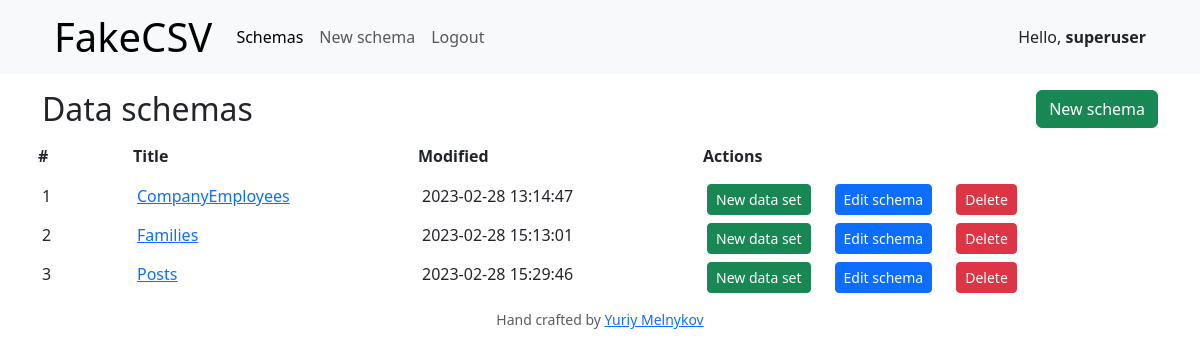
Screenshot of / (signed in) with the database file from the repository.
### generator/models.py (models this page shows, shortened)
class User(AbstractUser):
    def __str__(self):
        return self.username

class Schema(models.Model):
    name = models.CharField(max_length=128)
    owner = models.ForeignKey(settings.AUTH_USER_MODEL, on_delete=models.CASCADE)
    modified = models.DateTimeField(auto_now=True)
    DELIMITER_CHOICES = [
        (',', 'Comma (,)'),
        (';', 'Semicolon (;)'),
        (' ', 'Space ( )'),
        ('|', 'Pipe (|)'),
    ]
    delimiter = models.CharField(max_length=2, choices=DELIMITER_CHOICES, default=',', verbose_name='Column separator')
    CHARACTER_CHOICES = [
        ("'", "Single-quote (')"),
        ('"', 'Double-quote (")'),
    ]
    character = models.CharField(max_length=1, choices=CHARACTER_CHOICES, default='"', verbose_name='String character')

### generator/views.py (the view)
# urls.py: path("", views.index, name="index"),
def index(request):
    if request.user.is_authenticated:
        queryset = Schema.objects.filter(owner=request.user).order_by('modified')
        schemas = list(enumerate(list(queryset), start=1))
        return render(request, 'generator/schemas.html', {
            'schemas': schemas
        })
    else:
        return render(request, 'generator/login.html')

### generator/templates/generator/schemas.html (shortened to what this page needs)
{% extends 'generator/layout.html' %}
{% block main %}
<div class="d-flex justify-content-between">
    <div>
        <h2>Data schemas</h2>
    </div>
    <div>
        <a class="btn btn-success" href="{% url 'create_schema' %}" role="button">New schema</a>
    </div>
</div>
<div class="row mb-2">
    <div class="col-1 p-2 fw-bolder">#</div>
    <div class="col-3 p-2 fw-bolder">Title</div>
    <div class="col-3 p-2 fw-bolder">Modified</div>
    <div class="col-auto p-2 fw-bolder">Actions</div>
</div>
{% if schemas %}
{% for schema in schemas %}
<div class="row mb-2">
    <div class="col-1">{{ schema.0 }}</div>
    <div class="col-3"><a href="/create_dataset?schema_id={{ schema.1.id }}"> {{ schema.1.name }}</a></div>
    <div class="col-3">{{ schema.1.modified|date:"Y-m-d H:i:s" }}</div>
    <div class="col-auto">
        <a class="btn btn-success btn-sm" href="/create_dataset?schema_id={{ schema.1.id }}" role="button">New data set</a>
    </div>
    <div class="col-auto">
        <a class="btn btn-primary btn-sm" href="/update_schema?schema_id={{ schema.1.id }}" role="button">Edit schema</a>
    </div>
    <div class="col-auto">
        <form action="{% url 'delete_schema' %}" method="post">
            <button class="btn btn-danger btn-sm" type="submit">Delete</button>
        </form>
    </div>
</div>
{% endfor %}
{% endif %}
{% endblock %}

### generator/templates/generator/layout.html (shortened to what this page needs)
{% load static %}
<!DOCTYPE html>
<html lang="en">
  <head>
    <link href="https://cdn.jsdelivr.net/npm/bootstrap@5.3.0-alpha1/dist/css/bootstrap.min.css" rel="stylesheet">
  </head>
  <body>
    <header class="container-fluid sticky-top bg-light">
      <div class="container">
        <nav class="navbar navbar-expand-lg bg-light">
          <div class="container-fluid">
            <a class="navbar-brand" href="{% url 'index' %}"><span class="h1">FakeCSV</span></a>
            <div class="collapse navbar-collapse" id="navbarSupportedContent">
                {% if user.is_authenticated %}
                <ul class="navbar-nav me-auto mb-2 mb-lg-0">
                    {% url 'index' as url %}
                    <li class="nav-item">
                        <a class="nav-link {% if request.path == url %}active{% endif %}" href="{{ url }}">Schemas</a>
                    </li>
                    {% url 'create_schema' as url %}
                    <li class="nav-item">
                        <a class="nav-link {% if request.path == url %}active{% endif %}" href="{{ url }}">New schema</a>
                    </li>
                    {% url 'logout' as url %}
                    <li class="nav-item">
                        <a class="nav-link {% if request.path == url %}active{% endif %}" href="{{ url }}">Logout</a>
                    </li>
                </ul>
                <span class="ms-auto">Hello, <strong>{{ request.user }}</strong></span>
                {% endif %}
            </div>
          </div>
        </nav>
      </div>
    </header>
    <main class="container mt-3">
      {% block main %}
      {% endblock %}
    </main>
    <footer class="my-3 small text-center text-muted">
      Hand crafted by <a href="mailto:ymelnykov@gmail.com">Yuriy Melnykov</a>
    </footer>
  </body>
</html>

### rows the page displays
User: user "superuser"
Schema: owner "1", name "CompanyEmployees", modified "2023-02-28 13:14:47"
Schema: schema "2", name "Families", modified "2023-02-28 15:13:01"
Schema: schema "3", name "Posts", modified "2023-02-28 15:29:46"
